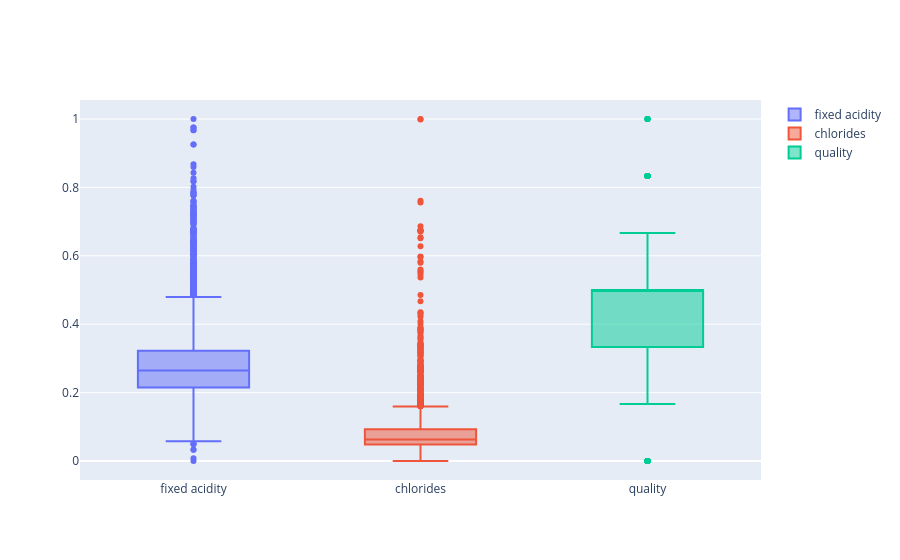

The code cell stored with this chart in its notebook:
### Code cell
# MinMaxScaler로 정규화된 데이터 확인
# 범위가 0 ~ 1로 변환된 것을 볼 수 있음
fig = go.Figure()

fig.add_trace(go.Box(y=x_mms_df['fixed acidity'], 
                     name='fixed acidity'))
fig.add_trace(go.Box(y=x_mms_df['chlorides'], 
                     name='chlorides'))
fig.add_trace(go.Box(y=x_mms_df['quality'], 
                     name='quality'))

fig.show()

### Figure 1 — Plotly figure (JSON) as saved in the notebook; plotly's stock layout.template omitted (floating-point values rounded to 4 significant figures; data arrays with more than 128 entries replaced by an {"elided": "..."} marker saying what was removed)
{"data": [{"name": "fixed acidity", "type": "box", "y": {"elided": "6497 float values"}}, {"name": "chlorides", "type": "box", "y": {"elided": "6497 float values"}}, {"name": "quality", "type": "box", "y": {"elided": "6497 float values"}}], "layout": {}}
